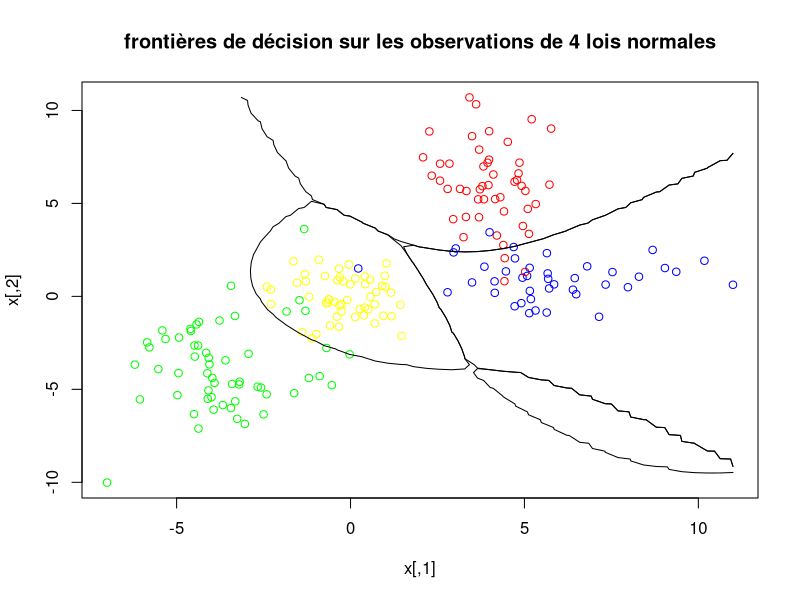
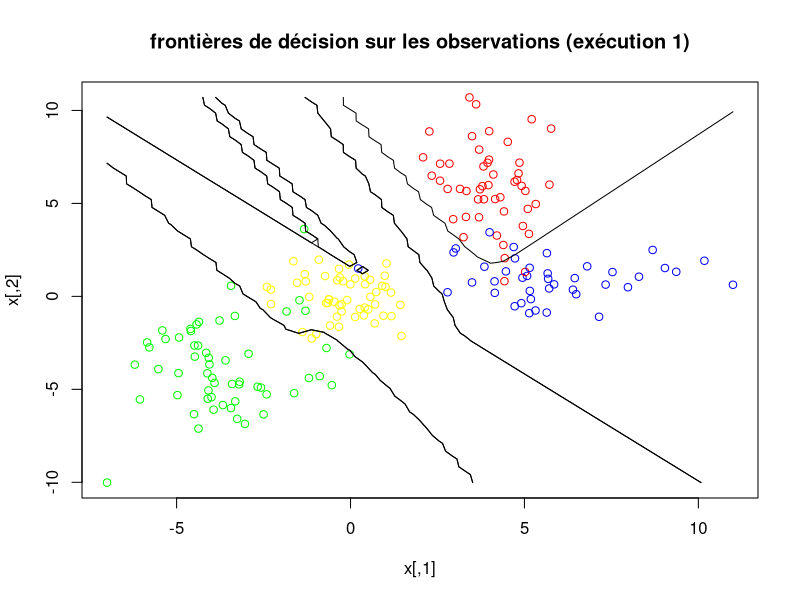
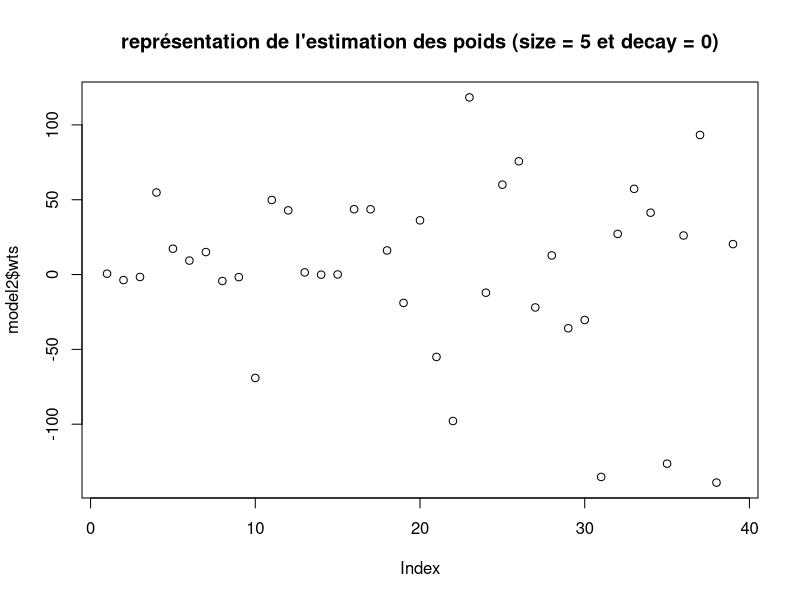
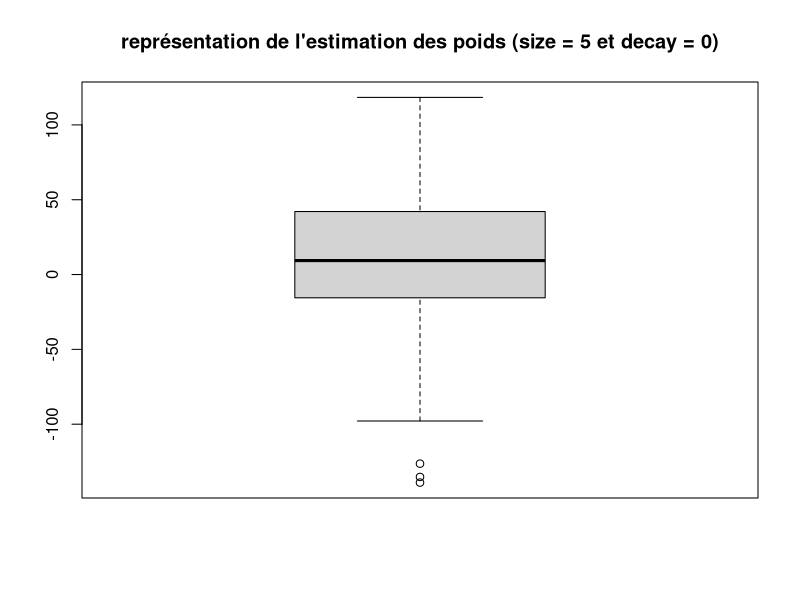
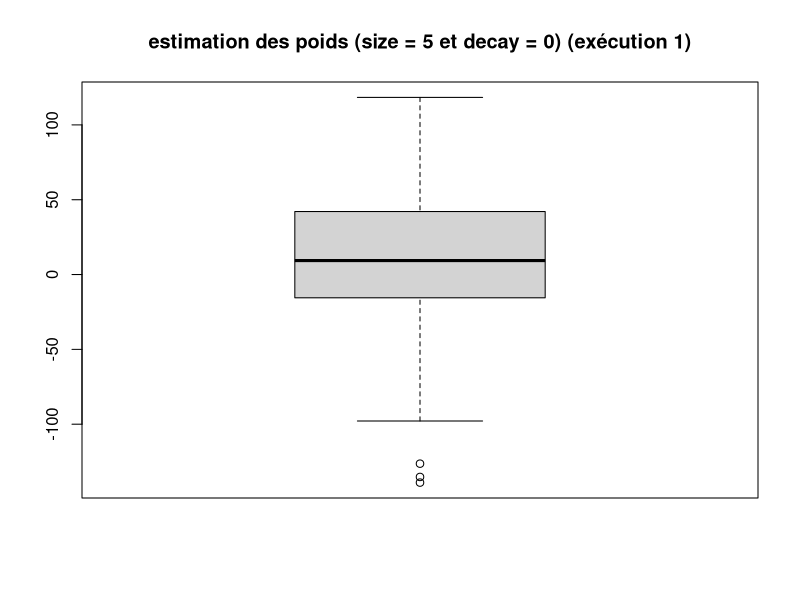
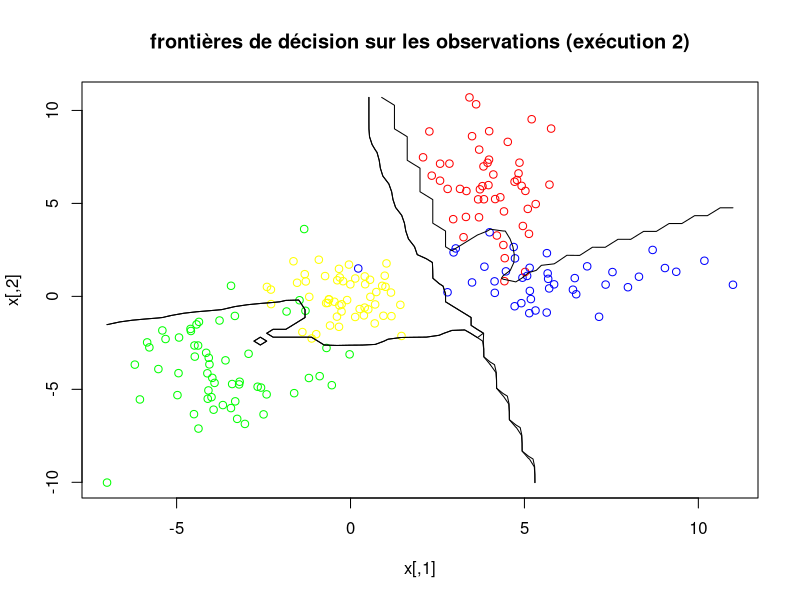
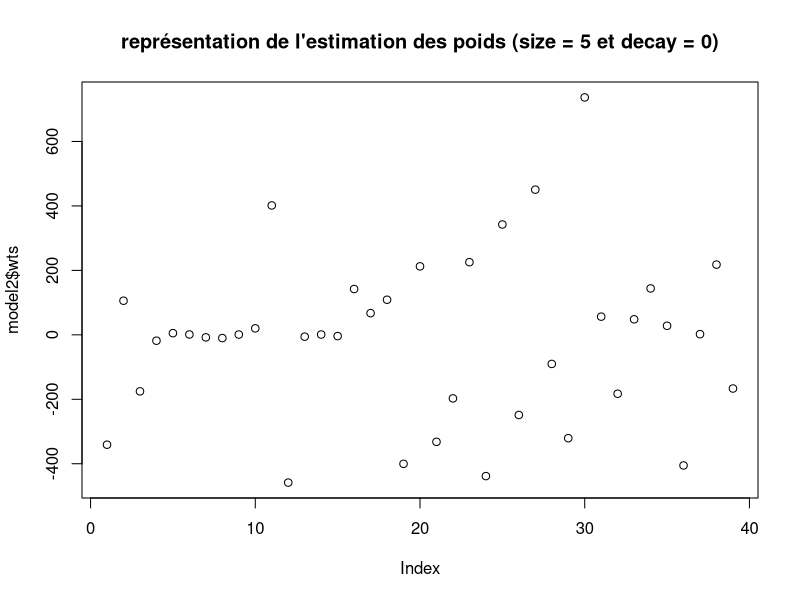
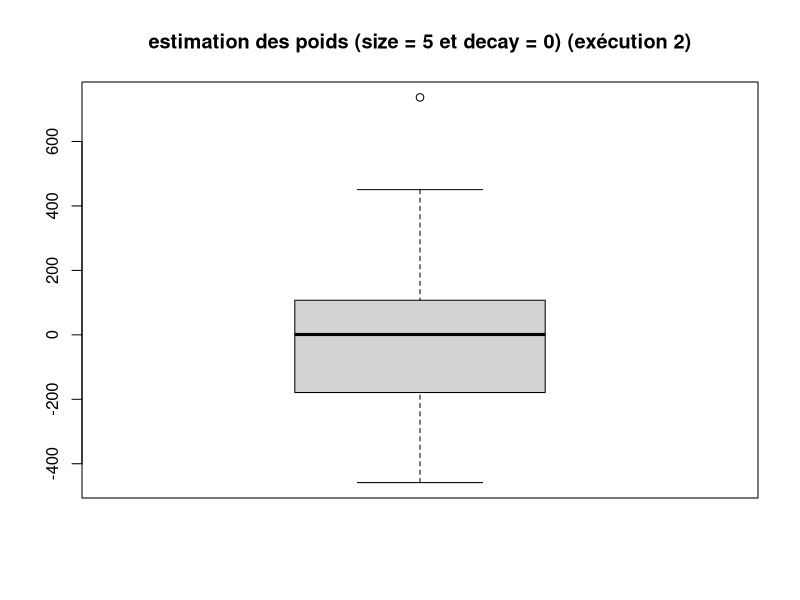

R code for these plots, in order: (Note: this script raises an error after producing the figures.)
# UV : SY19 - TP03
# Exercice 2
# Auteurs : Alice Ngwembou - Antoine Hars
# Fichier : exercice2.R

library(MASS)
library(nnet)

set.seed(1)

# QUESTION 1

# 1.
p1 <- 0.25
p2 <-0.25
p3 <- 0.25
p4 <- 0.25
n <- 200

s1 <- c(1, 2)
s2 <- c(2, 1)
s3 <- c(1.5, 2)
s4 <- c(1, 1)

s <- rbind(s1, s2, s3, s4)

m1 <- c(4, 6)
m2 <- c(6, 1)
m3 <- c(-4, -4)
m4 <- c(0, 0)

m <- rbind(m1, m2, m3, m4)

c <- sample(c(1, 2, 3, 4), size = n, prob = c(p1, p2, p3, p4), replace = TRUE)
x <- cbind(rnorm(n, m[c,1], s[c,1]), rnorm(n, m[c,2], s[c,2]))

couleur <- rep("red", n)
couleur[c==2] <- "blue"
couleur[c==3] <- "green"
couleur[c==4] <- "yellow"

png("plots/frontiere_bayes_q1_1.png")
plot(x, col = couleur, main = "frontières de décision sur les observations de 4 lois normales")

# Frontiere de Bayes
len <- 50

xp <- seq(min(x[,1]), max(x[,1]), length = len)
yp <- seq(min(x[,2]), max(x[,2]), length = len)

grille <- expand.grid(z1 = xp, z2 = yp)

Z <- p1 * dnorm(grille[,1], m[1,1], s[1,1]) * dnorm(grille[,2], m[1,2], s[1,2])
Z <- cbind(Z, p2 * dnorm(grille[,1], m[2,1], s[2,1]) * dnorm(grille[,2], m[2,2], s[2,2]))
Z <- cbind(Z, p3 * dnorm(grille[,1], m[3,1], s[3,1]) * dnorm(grille[,2], m[3,2], s[3,2]))
Z <- cbind(Z, p4 * dnorm(grille[,1], m[4,1], s[4,1]) * dnorm(grille[,2], m[4,2], s[4,2]))

zp <- Z[,4] - pmax(Z[,3], Z[,2], Z[,1])
contour(xp, yp, matrix(zp, len), add = TRUE, levels = 0, drawlabels = FALSE)

zp <- Z[,1] - pmax(Z[,2], Z[,3], Z[,4])
contour(xp, yp, matrix(zp, len), add = TRUE, levels = 0, drawlabels = FALSE)

zp <- Z[,2] - pmax(Z[,1], Z[,3], Z[,4])
contour(xp, yp, matrix(zp, len), add = TRUE, levels = 0, drawlabels = FALSE)
dev.off()

# 2.
# Donner la règle de Bayes

# 3.
# Développer la règle de Bayes pour arriver à la solution

##############################################################################

# QUESTION 2
T <- class.ind(couleur)
model1 <- nnet(x, T, size = 1, decay = 0, softmax = TRUE, maxit = 500)

# Valeur des poids
model1$wts

# Proba à postériori d'appartenance aux classes
Z1 <- predict(model1, grille)

#boxplot(model1$wts)


# 1.
model2 <- nnet(x, T, size = 5, decay = 0, softmax = TRUE, maxit = 500)
model2$wts
Z2 <- predict(model2, grille)

png("plots/frontiere_bayes_q2_1.png")
plot(x, col = couleur, main = "frontières de décision sur les observations (exécution 1)")
zp <- Z2[,4] - pmax(Z2[,3], Z2[,2], Z2[,1])
contour(xp, yp, matrix(zp, len), add = TRUE, levels = 0, drawlabels = FALSE)
zp <- Z2[,1] - pmax(Z2[,2], Z2[,3], Z2[,4])
contour(xp, yp, matrix(zp, len), add = TRUE, levels = 0, drawlabels = FALSE)
zp <- Z2[,2] - pmax(Z2[,1], Z2[,3], Z2[,4])
contour(xp, yp, matrix(zp, len), add = TRUE, levels = 0, drawlabels = FALSE)
dev.off()

# 2.
# Dessin de chaque composante du poids.
png("plots/poids_q2_2_1.png")
plot(model2$wts, main = "représentation de l'estimation des poids (size = 5 et decay = 0)")
dev.off()

png("plots/poids_q2_2_2.png")
boxplot(model2$wts, main = "représentation de l'estimation des poids (size = 5 et decay = 0)")
dev.off()

png("plots/poids_q2_2_3.png")
boxplot(model2$wts, main = "estimation des poids (size = 5 et decay = 0) (exécution 1)")
dev.off()

# 3.
# à répéter plusieurs fois.
model2 <- nnet(x, T, size = 5, decay = 0, softmax = TRUE, maxit = 500)
model2 <- nnet(x, T, size = 5, decay = 0, softmax = TRUE, maxit = 500)
model2 <- nnet(x, T, size = 5, decay = 0, softmax = TRUE, maxit = 500)
model2 <- nnet(x, T, size = 5, decay = 0, softmax = TRUE, maxit = 500)
model2$wts
Z2 <- predict(model2, grille)

png("plots/frontiere_bayes_q2_2.png")
plot(x, col = couleur, main = "frontières de décision sur les observations (exécution 2)")
zp <- Z2[,4] - pmax(Z2[,3], Z2[,2], Z2[,1])
contour(xp, yp, matrix(zp, len), add = TRUE, levels = 0, drawlabels = FALSE)
zp <- Z2[,1] - pmax(Z2[,2], Z2[,3], Z2[,4])
contour(xp, yp, matrix(zp, len), add = TRUE, levels = 0, drawlabels = FALSE)
zp <- Z2[,2] - pmax(Z2[,1], Z2[,3], Z2[,4])
contour(xp, yp, matrix(zp, len), add = TRUE, levels = 0, drawlabels = FALSE)
dev.off()

png("plots/poids_q2_3_1.png")
plot(model2$wts, main = "représentation de l'estimation des poids (size = 5 et decay = 0)")
dev.off()

png("plots/poids_q2_3_2.png")
boxplot(model2$wts, main = "estimation des poids (size = 5 et decay = 0) (exécution 2)")
dev.off()

# Nous n'obtenons pas les mêmes résultats à chaque fois pour l'estimation
# des poids et des frontières de décision.

# 4.
# Le générateur de nombre aléatoire de R n'est pas réinitialisé
# donc nous n'obtenons pas les mêmes frontières.

##############################################################################

# QUESTION 3.

# 1.
set.seed(1)
T <- class.ind(couleur)
model1 <- nnet(x, T, size = 1, decay = 0, softmax = TRUE, maxit = 500)
set.seed(1)
model2 <- nnet(x, T, size = 2, decay = 0, softmax = TRUE, maxit = 500)
set.seed(1)
model3 <- nnet(x, T, size = 3, decay = 0, softmax = TRUE, maxit = 500)
set.seed(1)
model4 <- nnet(x, T, size = 4, decay = 0, softmax = TRUE, maxit = 500)
set.seed(1)
model5 <- nnet(x, T, size = 5, decay = 0, softmax = TRUE, maxit = 500)
set.seed(1)
model6 <- nnet(x, T, size = 6, decay = 0, softmax = TRUE, maxit = 500)
set.seed(1)
model7 <- nnet(x, T, size = 7, decay = 0, softmax = TRUE, maxit = 500)
set.seed(1)
model8 <- nnet(x, T, size = 8, decay = 0, softmax = TRUE, maxit = 500)
set.seed(1)
model9 <- nnet(x, T, size = 9, decay = 0, softmax = TRUE, maxit = 500)
set.seed(1)
model10 <- nnet(x, T, size = 10, decay = 0, softmax = TRUE, maxit = 500)

png("plots/poids_q3_1.png")
boxplot(model1$wts, model2$wts, model3$wts, model4$wts, model5$wts, model6$wts, model7$wts, model8$wts, model9$wts, model10$wts, main = "Evolution du poids en fonction de size")
dev.off()

#plot(model1$wts, ylim = c(-5, 5), col = "blue")
#plot(model2$wts, ylim = c(-5, 5), col = "red")
#plot(model3$wts, ylim = c(-5, 5), col = "cyan")
#plot(model4$wts, ylim = c(-5, 5), col = "black")
#plot(model5$wts, ylim = c(-5, 5), col = "green")
#plot(model6$wts, ylim = c(-5, 5), col = "orange")
#plot(model7$wts, ylim = c(-5, 5), col = "yellow")
#plot(model8$wts, ylim = c(-5, 5), col = "pink")
#plot(model9$wts, ylim = c(-5, 5), col = "maroon")
#plot(model10$wts, ylim = c(-5, 5), col = "violet")

# Commenter le nombre de poids à estimer..

# 2.
Z1 <- predict(model1, grille)
Z2 <- predict(model2, grille)
Z3 <- predict(model3, grille)
Z4 <- predict(model4, grille)
Z5 <- predict(model5, grille)
Z6 <- predict(model6, grille)
Z7 <- predict(model7, grille)
Z8 <- predict(model8, grille)
Z9 <- predict(model9, grille)
Z10 <- predict(model10, grille)

png("plots/frontiere_bayes_q3_2_1.png")
plot(x, col = couleur, main = "frontières de décision sur les observations (size = 1) (1)")
zp <- Z1[,4] - pmax(Z1[,3], Z1[,2], Z1[,1])
contour(xp, yp, matrix(zp, len), add = TRUE, levels = 0, drawlabels = FALSE)
zp <- Z1[,1] - pmax(Z1[,2], Z1[,3], Z1[,4])
contour(xp, yp, matrix(zp, len), add = TRUE, levels = 0, drawlabels = FALSE)
zp <- Z1[,2] - pmax(Z1[,1], Z1[,3], Z1[,4])
contour(xp, yp, matrix(zp, len), add = TRUE, levels = 0, drawlabels = FALSE)
dev.off()

png("plots/frontiere_bayes_q3_2_2.png")
plot(x, col = couleur, main = "frontières de décision sur les observations (size = 2) (1)")
zp <- Z2[,4] - pmax(Z2[,3], Z2[,2], Z2[,1])
contour(xp, yp, matrix(zp, len), add = TRUE, levels = 0, drawlabels = FALSE)
zp <- Z2[,1] - pmax(Z2[,2], Z2[,3], Z2[,4])
contour(xp, yp, matrix(zp, len), add = TRUE, levels = 0, drawlabels = FALSE)
zp <- Z2[,2] - pmax(Z2[,1], Z2[,3], Z2[,4])
contour(xp, yp, matrix(zp, len), add = TRUE, levels = 0, drawlabels = FALSE)
dev.off()

png("plots/frontiere_bayes_q3_2_3.png")
plot(x, col = couleur, main = "frontières de décision sur les observations (size = 3) (1)")
zp <- Z3[,4] - pmax(Z3[,3], Z3[,2], Z3[,1])
contour(xp, yp, matrix(zp, len), add = TRUE, levels = 0, drawlabels = FALSE)
zp <- Z3[,1] - pmax(Z3[,2], Z3[,3], Z3[,4])
contour(xp, yp, matrix(zp, len), add = TRUE, levels = 0, drawlabels = FALSE)
zp <- Z3[,2] - pmax(Z3[,1], Z3[,3], Z3[,4])
contour(xp, yp, matrix(zp, len), add = TRUE, levels = 0, drawlabels = FALSE)
dev.off()

png("plots/frontiere_bayes_q3_2_4.png")
plot(x, col = couleur, main = "frontières de décision sur les observations (size = 4) (1)")
zp <- Z4[,4] - pmax(Z4[,3], Z4[,2], Z4[,1])
contour(xp, yp, matrix(zp, len), add = TRUE, levels = 0, drawlabels = FALSE)
zp <- Z4[,1] - pmax(Z4[,2], Z4[,3], Z4[,4])
contour(xp, yp, matrix(zp, len), add = TRUE, levels = 0, drawlabels = FALSE)
zp <- Z4[,2] - pmax(Z4[,1], Z4[,3], Z4[,4])
contour(xp, yp, matrix(zp, len), add = TRUE, levels = 0, drawlabels = FALSE)
dev.off()

png("plots/frontiere_bayes_q3_2_5.png")
plot(x, col = couleur, main = "frontières de décision sur les observations (size = 5) (1)")
zp <- Z5[,4] - pmax(Z5[,3], Z5[,2], Z5[,1])
contour(xp, yp, matrix(zp, len), add = TRUE, levels = 0, drawlabels = FALSE)
zp <- Z5[,1] - pmax(Z5[,2], Z5[,3], Z5[,4])
contour(xp, yp, matrix(zp, len), add = TRUE, levels = 0, drawlabels = FALSE)
zp <- Z5[,2] - pmax(Z5[,1], Z5[,3], Z5[,4])
contour(xp, yp, matrix(zp, len), add = TRUE, levels = 0, drawlabels = FALSE)
dev.off()

png("plots/frontiere_bayes_q3_2_6.png")
plot(x, col = couleur, main = "frontières de décision sur les observations (size = 6) (1)")
zp <- Z6[,4] - pmax(Z6[,3], Z6[,2], Z6[,1])
contour(xp, yp, matrix(zp, len), add = TRUE, levels = 0, drawlabels = FALSE)
zp <- Z6[,1] - pmax(Z6[,2], Z6[,3], Z6[,4])
contour(xp, yp, matrix(zp, len), add = TRUE, levels = 0, drawlabels = FALSE)
zp <- Z6[,2] - pmax(Z6[,1], Z6[,3], Z6[,4])
contour(xp, yp, matrix(zp, len), add = TRUE, levels = 0, drawlabels = FALSE)
dev.off()

png("plots/frontiere_bayes_q3_2_7.png")
plot(x, col = couleur, main = "frontières de décision sur les observations (size = 7) (1)")
zp <- Z7[,4] - pmax(Z7[,3], Z7[,2], Z7[,1])
contour(xp, yp, matrix(zp, len), add = TRUE, levels = 0, drawlabels = FALSE)
zp <- Z7[,1] - pmax(Z7[,2], Z7[,3], Z7[,4])
contour(xp, yp, matrix(zp, len), add = TRUE, levels = 0, drawlabels = FALSE)
zp <- Z7[,2] - pmax(Z7[,1], Z7[,3], Z7[,4])
contour(xp, yp, matrix(zp, len), add = TRUE, levels = 0, drawlabels = FALSE)
dev.off()

png("plots/frontiere_bayes_q3_2_8.png")
plot(x, col = couleur, main = "frontières de décision sur les observations (size = 8) (1)")
zp <- Z8[,4] - pmax(Z8[,3], Z8[,2], Z8[,1])
contour(xp, yp, matrix(zp, len), add = TRUE, levels = 0, drawlabels = FALSE)
zp <- Z8[,1] - pmax(Z8[,2], Z8[,3], Z8[,4])
contour(xp, yp, matrix(zp, len), add = TRUE, levels = 0, drawlabels = FALSE)
zp <- Z8[,2] - pmax(Z8[,1], Z8[,3], Z8[,4])
contour(xp, yp, matrix(zp, len), add = TRUE, levels = 0, drawlabels = FALSE)
dev.off()

png("plots/frontiere_bayes_q3_2_9.png")
plot(x, col = couleur, main = "frontières de décision sur les observations (size = 9) (1)")
zp <- Z9[,4] - pmax(Z9[,3], Z9[,2], Z9[,1])
contour(xp, yp, matrix(zp, len), add = TRUE, levels = 0, drawlabels = FALSE)
zp <- Z9[,1] - pmax(Z9[,2], Z9[,3], Z9[,4])
contour(xp, yp, matrix(zp, len), add = TRUE, levels = 0, drawlabels = FALSE)
zp <- Z9[,2] - pmax(Z9[,1], Z9[,3], Z9[,4])
contour(xp, yp, matrix(zp, len), add = TRUE, levels = 0, drawlabels = FALSE)
dev.off()

png("plots/frontiere_bayes_q3_2_10.png")
plot(x, col = couleur, main = "frontières de décision sur les observations (size = 10) (1)")
zp <- Z10[,4] - pmax(Z10[,3], Z10[,2], Z10[,1])
contour(xp, yp, matrix(zp, len), add = TRUE, levels = 0, drawlabels = FALSE)
zp <- Z10[,1] - pmax(Z10[,2], Z10[,3], Z10[,4])
contour(xp, yp, matrix(zp, len), add = TRUE, levels = 0, drawlabels = FALSE)
zp <- Z10[,2] - pmax(Z10[,1], Z10[,3], Z10[,4])
contour(xp, yp, matrix(zp, len), add = TRUE, levels = 0, drawlabels = FALSE)
dev.off()

# Calcul de la probabilité d'erreur
pred1 <- predict(model1, x)
pred2 <- predict(model2, x)
pred3 <- predict(model3, x)
pred4 <- predict(model4, x)
pred5 <- predict(model5, x)
pred6 <- predict(model6, x)
pred7 <- predict(model7, x)
pred8 <- predict(model8, x)
pred9 <- predict(model9, x)
pred10 <- predict(model10, x)

classes_predict <- function(pred) {

	n = dim(pred)[1]
	m = dim(pred)[2]
	for (i in 1:n) {
		mm = max(pred[i,])
		for (j in 1:m) {
			if (pred[i,j] == mm) {
				pred[i,j] = 1
			} else {
				pred[i,j] = 0
			}
		}
	}
	return(pred)
}

cp1 = classes_predict(pred1)
cp2 = classes_predict(pred2)
cp3 = classes_predict(pred3)
cp4 = classes_predict(pred4)
cp5 = classes_predict(pred5)
cp6 = classes_predict(pred6)
cp7 = classes_predict(pred7)
cp8 = classes_predict(pred8)
cp9 = classes_predict(pred9)
cp10 = classes_predict(pred10)

proba_erreur_emp <- function(T, CP) {

	proba = 0
	n = dim(T)[1]
	m = dim(T)[2]
	for (i in 1:n) {
		CP[i,] = T[i,] - CP[i,]
		comp = 0
		for (j in 1:m) {
			if (CP[i,j] == 0) {
				comp = comp + 1
			}
		}
		if (comp != m) {
			proba = proba + 1
		}
	}
	return(proba / n)
}

proba1 = proba_erreur_emp(T, cp1)
proba2 = proba_erreur_emp(T, cp2)
proba3 = proba_erreur_emp(T, cp3)
proba4 = proba_erreur_emp(T, cp4)
proba5 = proba_erreur_emp(T, cp5)
proba6 = proba_erreur_emp(T, cp6)
proba7 = proba_erreur_emp(T, cp7)
proba8 = proba_erreur_emp(T, cp8)
proba9 = proba_erreur_emp(T, cp9)
proba10 = proba_erreur_emp(T, cp10)

probas = c(proba1, proba2, proba3, proba4, proba5, proba6, proba7, proba8, proba9, proba10)
png("plots/probas_erreur_q3_1.png")
plot(probas, main = "Evolution des probabilité d'erreur en fonction de size", col = "red")
dev.off()

# 3.
set.seed(1)
T <- class.ind(couleur)
model1 <- nnet(x, T, size = 1, decay = 0, softmax = TRUE, maxit = 500)
set.seed(1)
model2 <- nnet(x, T, size = 2, decay = 0, softmax = TRUE, maxit = 500)
set.seed(1)
model3 <- nnet(x, T, size = 3, decay = 0, softmax = TRUE, maxit = 500)
set.seed(1)
model4 <- nnet(x, T, size = 4, decay = 0, softmax = TRUE, maxit = 500)
set.seed(1)
model5 <- nnet(x, T, size = 5, decay = 0, softmax = TRUE, maxit = 500)
set.seed(1)
model6 <- nnet(x, T, size = 6, decay = 0, softmax = TRUE, maxit = 500)
set.seed(1)
model7 <- nnet(x, T, size = 7, decay = 0, softmax = TRUE, maxit = 500)
set.seed(1)
model8 <- nnet(x, T, size = 8, decay = 0, softmax = TRUE, maxit = 500)
set.seed(1)
model9 <- nnet(x, T, size = 9, decay = 0, softmax = TRUE, maxit = 500)
set.seed(1)
model10 <- nnet(x, T, size = 10, decay = 0, softmax = TRUE, maxit = 500)

png("plots/poids_q3_3.png")
boxplot(model1$wts, model2$wts, model3$wts, model4$wts, model5$wts, model6$wts, model7$wts, model8$wts, model9$wts, model10$wts, main = "Evolution du poids en fonction de size")
dev.off()

Z1 <- predict(model1, grille)
Z2 <- predict(model2, grille)
Z3 <- predict(model3, grille)
Z4 <- predict(model4, grille)
Z5 <- predict(model5, grille)
Z6 <- predict(model6, grille)
Z7 <- predict(model7, grille)
Z8 <- predict(model8, grille)
Z9 <- predict(model9, grille)
Z10 <- predict(model10, grille)

png("plots/frontiere_bayes_q3_3_1.png")
plot(x, col = couleur, main = "frontières de décision sur les observations (size = 1) (2)")
zp <- Z1[,4] - pmax(Z1[,3], Z1[,2], Z1[,1])
contour(xp, yp, matrix(zp, len), add = TRUE, levels = 0, drawlabels = FALSE)
zp <- Z1[,1] - pmax(Z1[,2], Z1[,3], Z1[,4])
contour(xp, yp, matrix(zp, len), add = TRUE, levels = 0, drawlabels = FALSE)
zp <- Z1[,2] - pmax(Z1[,1], Z1[,3], Z1[,4])
contour(xp, yp, matrix(zp, len), add = TRUE, levels = 0, drawlabels = FALSE)
dev.off()

png("plots/frontiere_bayes_q3_3_2.png")
plot(x, col = couleur, main = "frontières de décision sur les observations (size = 2) (2)")
zp <- Z2[,4] - pmax(Z2[,3], Z2[,2], Z2[,1])
contour(xp, yp, matrix(zp, len), add = TRUE, levels = 0, drawlabels = FALSE)
zp <- Z2[,1] - pmax(Z2[,2], Z2[,3], Z2[,4])
contour(xp, yp, matrix(zp, len), add = TRUE, levels = 0, drawlabels = FALSE)
zp <- Z2[,2] - pmax(Z2[,1], Z2[,3], Z2[,4])
contour(xp, yp, matrix(zp, len), add = TRUE, levels = 0, drawlabels = FALSE)
dev.off()

png("plots/frontiere_bayes_q3_3_3.png")
plot(x, col = couleur, main = "frontières de décision sur les observations (size = 3) (2)")
zp <- Z3[,4] - pmax(Z3[,3], Z3[,2], Z3[,1])
contour(xp, yp, matrix(zp, len), add = TRUE, levels = 0, drawlabels = FALSE)
zp <- Z3[,1] - pmax(Z3[,2], Z3[,3], Z3[,4])
contour(xp, yp, matrix(zp, len), add = TRUE, levels = 0, drawlabels = FALSE)
zp <- Z3[,2] - pmax(Z3[,1], Z3[,3], Z3[,4])
contour(xp, yp, matrix(zp, len), add = TRUE, levels = 0, drawlabels = FALSE)
dev.off()

png("plots/frontiere_bayes_q3_3_4.png")
plot(x, col = couleur, main = "frontières de décision sur les observations (size = 4) (2)")
zp <- Z4[,4] - pmax(Z4[,3], Z4[,2], Z4[,1])
contour(xp, yp, matrix(zp, len), add = TRUE, levels = 0, drawlabels = FALSE)
zp <- Z4[,1] - pmax(Z4[,2], Z4[,3], Z4[,4])
contour(xp, yp, matrix(zp, len), add = TRUE, levels = 0, drawlabels = FALSE)
zp <- Z4[,2] - pmax(Z4[,1], Z4[,3], Z4[,4])
contour(xp, yp, matrix(zp, len), add = TRUE, levels = 0, drawlabels = FALSE)
dev.off()

png("plots/frontiere_bayes_q3_3_5.png")
plot(x, col = couleur, main = "frontières de décision sur les observations (size = 5) (2)")
zp <- Z5[,4] - pmax(Z5[,3], Z5[,2], Z5[,1])
contour(xp, yp, matrix(zp, len), add = TRUE, levels = 0, drawlabels = FALSE)
zp <- Z5[,1] - pmax(Z5[,2], Z5[,3], Z5[,4])
contour(xp, yp, matrix(zp, len), add = TRUE, levels = 0, drawlabels = FALSE)
zp <- Z5[,2] - pmax(Z5[,1], Z5[,3], Z5[,4])
contour(xp, yp, matrix(zp, len), add = TRUE, levels = 0, drawlabels = FALSE)
dev.off()

png("plots/frontiere_bayes_q3_3_6.png")
plot(x, col = couleur, main = "frontières de décision sur les observations (size = 6) (2)")
zp <- Z6[,4] - pmax(Z6[,3], Z6[,2], Z6[,1])
contour(xp, yp, matrix(zp, len), add = TRUE, levels = 0, drawlabels = FALSE)
zp <- Z6[,1] - pmax(Z6[,2], Z6[,3], Z6[,4])
contour(xp, yp, matrix(zp, len), add = TRUE, levels = 0, drawlabels = FALSE)
zp <- Z6[,2] - pmax(Z6[,1], Z6[,3], Z6[,4])
contour(xp, yp, matrix(zp, len), add = TRUE, levels = 0, drawlabels = FALSE)
dev.off()

png("plots/frontiere_bayes_q3_3_7.png")
plot(x, col = couleur, main = "frontières de décision sur les observations (size = 7) (2)")
zp <- Z7[,4] - pmax(Z7[,3], Z7[,2], Z7[,1])
contour(xp, yp, matrix(zp, len), add = TRUE, levels = 0, drawlabels = FALSE)
zp <- Z7[,1] - pmax(Z7[,2], Z7[,3], Z7[,4])
contour(xp, yp, matrix(zp, len), add = TRUE, levels = 0, drawlabels = FALSE)
zp <- Z7[,2] - pmax(Z7[,1], Z7[,3], Z7[,4])
contour(xp, yp, matrix(zp, len), add = TRUE, levels = 0, drawlabels = FALSE)
dev.off()

png("plots/frontiere_bayes_q3_3_8.png")
plot(x, col = couleur, main = "frontières de décision sur les observations (size = 8) (2)")
zp <- Z8[,4] - pmax(Z8[,3], Z8[,2], Z8[,1])
contour(xp, yp, matrix(zp, len), add = TRUE, levels = 0, drawlabels = FALSE)
zp <- Z8[,1] - pmax(Z8[,2], Z8[,3], Z8[,4])
contour(xp, yp, matrix(zp, len), add = TRUE, levels = 0, drawlabels = FALSE)
zp <- Z8[,2] - pmax(Z8[,1], Z8[,3], Z8[,4])
contour(xp, yp, matrix(zp, len), add = TRUE, levels = 0, drawlabels = FALSE)
dev.off()

png("plots/frontiere_bayes_q3_3_9.png")
plot(x, col = couleur, main = "frontières de décision sur les observations (size = 9) (2)")
zp <- Z9[,4] - pmax(Z9[,3], Z9[,2], Z9[,1])
contour(xp, yp, matrix(zp, len), add = TRUE, levels = 0, drawlabels = FALSE)
zp <- Z9[,1] - pmax(Z9[,2], Z9[,3], Z9[,4])
contour(xp, yp, matrix(zp, len), add = TRUE, levels = 0, drawlabels = FALSE)
zp <- Z9[,2] - pmax(Z9[,1], Z9[,3], Z9[,4])
contour(xp, yp, matrix(zp, len), add = TRUE, levels = 0, drawlabels = FALSE)
dev.off()

png("plots/frontiere_bayes_q3_3_10.png")
plot(x, col = couleur, main = "frontières de décision sur les observations (size = 10) (2)")
zp <- Z10[,4] - pmax(Z10[,3], Z10[,2], Z10[,1])
contour(xp, yp, matrix(zp, len), add = TRUE, levels = 0, drawlabels = FALSE)
zp <- Z10[,1] - pmax(Z10[,2], Z10[,3], Z10[,4])
contour(xp, yp, matrix(zp, len), add = TRUE, levels = 0, drawlabels = FALSE)
zp <- Z10[,2] - pmax(Z10[,1], Z10[,3], Z10[,4])
contour(xp, yp, matrix(zp, len), add = TRUE, levels = 0, drawlabels = FALSE)
dev.off()

# 4.
# Commentaires sur la variabilité des modèles en fonction de size.
# Graphe Pe en fonction de Size

# Calcul de la probabilité d'erreur
pred1 <- predict(model1, x)
pred2 <- predict(model2, x)
pred3 <- predict(model3, x)
pred4 <- predict(model4, x)
pred5 <- predict(model5, x)
pred6 <- predict(model6, x)
pred7 <- predict(model7, x)
pred8 <- predict(model8, x)
pred9 <- predict(model9, x)
pred10 <- predict(model10, x)

cp1 = classes_predict(pred1)
cp2 = classes_predict(pred2)
cp3 = classes_predict(pred3)
cp4 = classes_predict(pred4)
cp5 = classes_predict(pred5)
cp6 = classes_predict(pred6)
cp7 = classes_predict(pred7)
cp8 = classes_predict(pred8)
cp9 = classes_predict(pred9)
cp10 = classes_predict(pred10)

proba1 = proba_erreur_emp(T, cp1)
proba2 = proba_erreur_emp(T, cp2)
proba3 = proba_erreur_emp(T, cp3)
proba4 = proba_erreur_emp(T, cp4)
proba5 = proba_erreur_emp(T, cp5)
proba6 = proba_erreur_emp(T, cp6)
proba7 = proba_erreur_emp(T, cp7)
proba8 = proba_erreur_emp(T, cp8)
proba9 = proba_erreur_emp(T, cp9)
proba10 = proba_erreur_emp(T, cp10)

probas = c(proba1, proba2, proba3, proba4, proba5, proba6, proba7, proba8, proba9, proba10)
png("plots/probas_erreur_q3_3.png")
plot(probas, main = "Evolution des probabilité d'erreur en fonction de size", col = "red")
dev.off()

##############################################################################

# QUESTION 4.
set.seed(1)
T <- class.ind(couleur)
model1 <- nnet(x, T, size = 5, decay = 0.001, softmax = TRUE, maxit = 500)
set.seed(1)
T <- class.ind(couleur)
model2 <- nnet(x, T, size = 5, decay = 0.01, softmax = TRUE, maxit = 500)
set.seed(1)
T <- class.ind(couleur)
model3 <- nnet(x, T, size = 5, decay = 0.1, softmax = TRUE, maxit = 500)
set.seed(1)
T <- class.ind(couleur)
model4 <- nnet(x, T, size = 5, decay = 1, softmax = TRUE, maxit = 500)
set.seed(1)
T <- class.ind(couleur)
model5 <- nnet(x, T, size = 5, decay = 10, softmax = TRUE, maxit = 500)
set.seed(1)
T <- class.ind(couleur)
model6 <- nnet(x, T, size = 5, decay = 100, softmax = TRUE, maxit = 500)

Z1 <- predict(model1, grille)
Z2 <- predict(model2, grille)
Z3 <- predict(model3, grille)
Z4 <- predict(model4, grille)
Z5 <- predict(model5, grille)
Z6 <- predict(model6, grille)

png("plots/frontiere_bayes_q4_1.png")
plot(x, col = couleur, main = "frontières de décision sur les observations (decay = 0.001)")
zp <- Z1[,4] - pmax(Z1[,3], Z1[,2], Z1[,1])
contour(xp, yp, matrix(zp, len), add = TRUE, levels = 0, drawlabels = FALSE)
zp <- Z1[,1] - pmax(Z1[,2], Z1[,3], Z1[,4])
contour(xp, yp, matrix(zp, len), add = TRUE, levels = 0, drawlabels = FALSE)
zp <- Z1[,2] - pmax(Z1[,1], Z1[,3], Z1[,4])
contour(xp, yp, matrix(zp, len), add = TRUE, levels = 0, drawlabels = FALSE)
dev.off()

png("plots/frontiere_bayes_q4_2.png")
plot(x, col = couleur, main = "frontières de décision sur les observations (decay = 0.01)")
zp <- Z2[,4] - pmax(Z2[,3], Z2[,2], Z2[,1])
contour(xp, yp, matrix(zp, len), add = TRUE, levels = 0, drawlabels = FALSE)
zp <- Z2[,1] - pmax(Z2[,2], Z2[,3], Z2[,4])
contour(xp, yp, matrix(zp, len), add = TRUE, levels = 0, drawlabels = FALSE)
zp <- Z2[,2] - pmax(Z2[,1], Z2[,3], Z2[,4])
contour(xp, yp, matrix(zp, len), add = TRUE, levels = 0, drawlabels = FALSE)
dev.off()

png("plots/frontiere_bayes_q4_3.png")
plot(x, col = couleur, main = "frontières de décision sur les observations (decay = 0.1)")
zp <- Z3[,4] - pmax(Z3[,3], Z3[,2], Z3[,1])
contour(xp, yp, matrix(zp, len), add = TRUE, levels = 0, drawlabels = FALSE)
zp <- Z3[,1] - pmax(Z3[,2], Z3[,3], Z3[,4])
contour(xp, yp, matrix(zp, len), add = TRUE, levels = 0, drawlabels = FALSE)
zp <- Z3[,2] - pmax(Z3[,1], Z3[,3], Z3[,4])
contour(xp, yp, matrix(zp, len), add = TRUE, levels = 0, drawlabels = FALSE)
dev.off()

png("plots/frontiere_bayes_q4_4.png")
plot(x, col = couleur, main = "frontières de décision sur les observations (decay = 1)")
zp <- Z4[,4] - pmax(Z4[,3], Z4[,2], Z4[,1])
contour(xp, yp, matrix(zp, len), add = TRUE, levels = 0, drawlabels = FALSE)
zp <- Z4[,1] - pmax(Z4[,2], Z4[,3], Z4[,4])
contour(xp, yp, matrix(zp, len), add = TRUE, levels = 0, drawlabels = FALSE)
zp <- Z4[,2] - pmax(Z4[,1], Z4[,3], Z4[,4])
contour(xp, yp, matrix(zp, len), add = TRUE, levels = 0, drawlabels = FALSE)
dev.off()

png("plots/frontiere_bayes_q4_5.png")
plot(x, col = couleur, main = "frontières de décision sur les observations (decay = 10)")
zp <- Z5[,4] - pmax(Z5[,3], Z5[,2], Z5[,1])
contour(xp, yp, matrix(zp, len), add = TRUE, levels = 0, drawlabels = FALSE)
zp <- Z5[,1] - pmax(Z5[,2], Z5[,3], Z5[,4])
contour(xp, yp, matrix(zp, len), add = TRUE, levels = 0, drawlabels = FALSE)
zp <- Z5[,2] - pmax(Z5[,1], Z5[,3], Z5[,4])
contour(xp, yp, matrix(zp, len), add = TRUE, levels = 0, drawlabels = FALSE)
dev.off()

png("plots/frontiere_bayes_q4_6.png")
plot(x, col = couleur, main = "frontières de décision sur les observations (decay = 100)")
zp <- Z6[,4] - pmax(Z6[,3], Z6[,2], Z6[,1])
contour(xp, yp, matrix(zp, len), add = TRUE, levels = 0, drawlabels = FALSE)
zp <- Z6[,1] - pmax(Z6[,2], Z6[,3], Z6[,4])
contour(xp, yp, matrix(zp, len), add = TRUE, levels = 0, drawlabels = FALSE)
zp <- Z6[,2] - pmax(Z6[,1], Z6[,3], Z6[,4])
contour(xp, yp, matrix(zp, len), add = TRUE, levels = 0, drawlabels = FALSE)
dev.off()

# decay : paramètre de pénalisation / régularisation, qui influence la précision du modèle.
# Plus il est petit, plus le modèle proposé est complexe, plus il est grand, moins il est complexe et généraliste.

# 2.
png("plots/poids_q4_2.png")
boxplot(model1$wts, model2$wts, model3$wts, model4$wts, model5$wts, model6$wts, main = "Evolution du poids en fonction de decay")
dev.off()
#plot(model1$wts, ylim = c(-5, 5))
#plot(model2$wts, ylim = c(-5, 5))
#plot(model3$wts, ylim = c(-5, 5))
#plot(model4$wts, ylim = c(-5, 5))
#plot(model5$wts, ylim = c(-5, 5))
#plot(model6$wts, ylim = c(-5, 5))

# 3.
# Calcul de la probabilité d'erreur
pred1 <- predict(model1, x)
pred2 <- predict(model2, x)
pred3 <- predict(model3, x)
pred4 <- predict(model4, x)
pred5 <- predict(model5, x)
pred6 <- predict(model6, x)

cp1 = classes_predict(pred1)
cp2 = classes_predict(pred2)
cp3 = classes_predict(pred3)
cp4 = classes_predict(pred4)
cp5 = classes_predict(pred5)
cp6 = classes_predict(pred6)

proba1 = proba_erreur_emp(T, cp1)
proba2 = proba_erreur_emp(T, cp2)
proba3 = proba_erreur_emp(T, cp3)
proba4 = proba_erreur_emp(T, cp4)
proba5 = proba_erreur_emp(T, cp5)
proba6 = proba_erreur_emp(T, cp6)

probas = c(proba1, proba2, proba3, proba4, proba5, proba6)

png("plots/probas_erreur_q4_3.png")
plot(probas, main = "Evolution des probabilité d'erreur en fonction de decay", col = "red")
dev.off()

# La valeur optimale est 4 d'après le schéma.

##############################################################################

# Séparation selon le sexe
n <- 200
x_sexe <- log(cbind(crabs$FL, crabs$RW))
T_sexe <- class.ind(crabs$sex)

couleur1 <- rep("pink", n)
couleur1[crabs$sex=="M"] <- "cyan"

png(file = "plots/tp3_exo3_crabs_sexe.png")
plot(x_sexe, col = couleur1, xlab = "log(FL)", ylab ="log(RW)", main = "Sexe des crabes en fonction des mesures FL et RW")
dev.off()

# Séparation selon la couleur
x_color <- log(cbind(crabs$FL, crabs$RW))
T_color <- class.ind(crabs$sp)

couleur2 <- rep("orange", n)
couleur2[crabs$sp == "O"] <- "blue"

png(file = "plots/tp3_exo3_crabs_couleur.png")
plot(x_color, col = couleur2, xlab = "log(FL)", ylab ="log(RW)", main = "Couleur des crabes en fonction des mesures FL et RW")
dev.off()

################################################################################

# QUESTION 5

# 1.
p = 5

# À CHECKER POUR LA CLASSE 5
simul <- function (x, t, n, p) {
    
      # Préparation de la matrice des données mélangées
        data = matrix(nrow = n, ncol = 3)
      # Préparation de la matrice des classes mélangées
        classe = matrix(nrow = n, ncol = 2)
      
        i = 1
        m = n / p
        # Iterateur des partitions de données        
        for (ki in 1:p) {
                # Iterateur du nombre d'éléments par partition de données
                for (j in 1:m) {
                    # On prend nb ligne de la matrice x modifiée,
                    # une ligne s'en va à chaque itération
                                d = dim(x)[1]
                    # Si x est un vecteur, d = null dans R 
                    #(oui il n'a pas de dimensions c'est comme ça épicétou)
                                if (is.null(d)) {
                        # On met arbitrairement la dimension en ligne d à 1
                                        d = 1
                        # On met arbitrairement le rand à 1 (bah oui il reste plus qu'une ligne)
                                        rand = 1
                        # La matrice des données mélangées prend les valeurs de x en colonne 1 et 2 
                                        data[i,c(1,2)] = x
                        # Pareil pour la matrice des classes mélangées
                                        classe[i, c(1,2)] = t
                                } else {
                        # On prend un nombre aléatoire entre 1 et le nombre de lignes de x
                                        rand = sample(1:d, 1)
                                        data[i,1] = x[rand,1]
                                        data[i,2] = x[rand,2]
                                        x = x[-rand,]
                                        
                                        classe[i,1] = t[rand,1]
                                        classe[i,2] = t[rand,2]
                                        t = t[-rand,]
                                }

                                data[i,3] = ki
                                i = i + 1
                        }
        }
        result = new.env()
        result$data <- data
        result$classe <- classe
        
        return (result)
}

t_sexe = simul(x_sexe, T_sexe, n, p)
couleur3 <- rep("pink", n)
couleur3[t_sexe$classe[,1] == "0"] <- "cyan"

t_color = simul(x_color, T_color, n, p)
couleur4 <- rep("orange", n)
couleur4[t_color$classe[,1] == "0"] <- "blue"

png(file = "plots/tp3_exo3_mixeddata_sexe.png")
plot(t_sexe$data, col = couleur3, xlab = "log(FL)", ylab ="log(RW)", main = "Sexe des crabes en fonction des mesures FL et RW")
dev.off()


png(file = "plots/tp3_exo3_mixeddata_couleur.png")
plot(t_color$data, col = couleur4, xlab = "log(FL)", ylab ="log(RW)", main = "Couleur des crabes en fonction des mesures FL et RW")
dev.off()


# Estimation sur la probabilité d'erreur sur le SEXE
set.seed(1)
model1 <- nnet(t_sexe$data[-1:-40,1:2], t_sexe$classe[-1:-40,], size = 6, decay = 0.001, softmax = TRUE, maxit = 500)
pred1 <- predict(model1, t_sexe$data[1:40,1:2])
cp1 = classes_predict(pred1)
proba1 = proba_erreur_emp(t_sexe$classe[1:40], cp1)

set.seed(1)
model2 <- nnet(t_sexe$data[-41:-80,1:2], t_sexe$classe[-41:-80,], size = 6, decay = 0.001, softmax = TRUE, maxit = 500)
pred2 <- predict(model2, t_sexe$data[41:80,1:2])
cp2 = classes_predict(pred2)
proba2 = proba_erreur_emp(t_sexe$classe[41:80], cp2)

set.seed(1)
model3 <- nnet(t_sexe$data[-81:-120,1:2], t_sexe$classe[-81:-120,], size = 6, decay = 0.001, softmax = TRUE, maxit = 500)
pred3 <- predict(model3, t_sexe$data[81:120,1:2])
cp3 = classes_predict(pred3)
proba3 = proba_erreur_emp(t_sexe$classe[81:120], cp3)

set.seed(1)
model4 <- nnet(t_sexe$data[-121:-160,1:2], t_sexe$classe[-121:-160,], size = 6, decay = 0.001, softmax = TRUE, maxit = 500)
pred4 <- predict(model4, t_sexe$data[121:160,1:2])
cp4 = classes_predict(pred4)
proba4 = proba_erreur_emp(t_sexe$classe[121:160], cp4)

set.seed(1)
model5 <- nnet(t_sexe$data[-161:-200,1:2], t_sexe$classe[-161:-200,], size = 6, decay = 0.001, softmax = TRUE, maxit = 500)
pred5 <- predict(model5, t_sexe$data[161:200,1:2])
cp5 = classes_predict(pred5)
proba5 = proba_erreur_emp(t_sexe$classe[161:200], cp5)

probas_sexe = c(proba1, proba2, proba3, proba4, proba5)
pe = mean(probas_sexe)

png(file = "plots/tp3_probas_erreur_sexe.png")
plot(probas_sexe, xlab = "Modèle", ylab ="Probabilité d'erreur", main = "Probabilités d'erreur de chaque modèle pour le sexe")
dev.off()


# 2.
xp <- seq(min(t_sexe$data[,1]), max(t_sexe$data[,1]), length = len)
yp <- seq(min(t_sexe$data[,2]), max(t_sexe$data[,2]), length = len)

grille <- expand.grid(z1 = xp, z2 = yp)

Z1 <- predict(model1, grille)
Z2 <- predict(model2, grille)
Z3 <- predict(model3, grille)
Z4 <- predict(model4, grille)
Z5 <- predict(model5, grille)


plot(t_sexe$data[41:200], col = couleur3[41:200])

zp <- Z1[,1] - max(Z1[,2])
contour(xp, yp, matrix(zp, len), add = TRUE, levels = 0, drawlabels = FALSE)
zp <- Z1[,2] - max(Z1[,2])
contour(xp, yp, matrix(zp, len), add = TRUE, levels = 0, drawlabels = FALSE)

plot(t_sexe$data[-41:-80], col = couleur3)
zp <- Z2[,1] - max(Z2[,2])
contour(xp, yp, matrix(zp, len), add = TRUE, levels = 0, drawlabels = FALSE)
zp <- Z2[,2] - max(Z2[,2])
contour(xp, yp, matrix(zp, len), add = TRUE, levels = 0, drawlabels = FALSE)

plot(t_sexe$data[-81:-120], col = couleur3)
zp <- Z3[,1] - max(Z2[,2])
contour(xp, yp, matrix(zp, len), add = TRUE, levels = 0, drawlabels = FALSE)
zp <- Z3[,2] - max(Z2[,2])
contour(xp, yp, matrix(zp, len), add = TRUE, levels = 0, drawlabels = FALSE)

plot(t_sexe$data[-121:-160], col = couleur3)
zp <- Z4[,1] - max(Z4[,2])
contour(xp, yp, matrix(zp, len), add = TRUE, levels = 0, drawlabels = FALSE)
zp <- Z4[,2] - max(Z4[,2])
contour(xp, yp, matrix(zp, len), add = TRUE, levels = 0, drawlabels = FALSE)

plot(t_sexe$data[-161:-200], col = couleur3)
zp <- Z5[,1] - max(Z5[,2])
contour(xp, yp, matrix(zp, len), add = TRUE, levels = 0, drawlabels = FALSE)
zp <- Z5[,2] - max(Z5[,2])
contour(xp, yp, matrix(zp, len), add = TRUE, levels = 0, drawlabels = FALSE)


##############################################################################

# QUESTION 6

# 1.
# Estimation sur la probabilité d'erreur sur la COULEUR
set.seed(1)
model1 <- nnet(t_color$data[-1:-40,1:2], t_color$classe[-1:-40,], size = 5, decay = 0.001, softmax = TRUE, maxit = 500)
pred1 <- predict(model1, t_color$data[1:40,1:2])
cp1 = classes_predict(pred1)
proba1 = proba_erreur_emp(t_color$classe[1:40], cp1)

set.seed(1)
model2 <- nnet(t_color$data[-41:-80,1:2], t_color$classe[-41:-80,], size = 5, decay = 0.001, softmax = TRUE, maxit = 500)
pred2 <- predict(model2, t_color$data[41:80,1:2])
cp2 = classes_predict(pred2)
proba2 = proba_erreur_emp(t_color$classe[41:80], cp2)

set.seed(1)
model3 <- nnet(t_color$data[-81:-120,1:2], t_color$classe[-81:-120,], size = 5, decay = 0.001, softmax = TRUE, maxit = 500)
pred3 <- predict(model3, t_color$data[81:120,1:2])
cp3 = classes_predict(pred3)
proba3 = proba_erreur_emp(t_color$classe[81:120], cp3)

set.seed(1)
model4 <- nnet(t_color$data[-121:-160,1:2], t_color$classe[-121:-160,], size = 5, decay = 0.001, softmax = TRUE, maxit = 500)
pred4 <- predict(model4, t_color$data[121:160,1:2])
cp4 = classes_predict(pred4)
proba4 = proba_erreur_emp(t_color$classe[121:160], cp4)

set.seed(1)
model5 <- nnet(t_color$data[-161:-200,1:2], t_color$classe[-161:-200,], size = 5, decay = 0.001, softmax = TRUE, maxit = 500)
pred5 <- predict(model5, t_color$data[161:200,1:2])
cp5 = classes_predict(pred5)
proba5 = proba_erreur_emp(t_color$classe[161:200], cp5)

probas_color = c(proba1, proba2, proba3, proba4, proba5)
pe = mean(probas_color)

png(file = "plots/tp3_probas_erreur_couleur.png")
plot(probas_color, xlab = "Modèle", ylab ="Probabilité d'erreur", main = "Probabilités d'erreur de chaque modèle pour la couleur")
dev.off()

# 2.
len <- 50

xp <- seq(min(t_color$data[,1]), max(t_color$data[,1]), length = len)
yp <- seq(min(t_color$data[,2]), max(t_color$data[,2]), length = len)

grille <- expand.grid(z1 = xp, z2 = yp)

Z1 <- predict(model1, grille)
Z2 <- predict(model2, grille)
Z3 <- predict(model3, grille)
Z4 <- predict(model4, grille)
Z5 <- predict(model5, grille)

plot(t_color$data, col = couleur4)
zp <- Z1[,1] - max(Z1[,2])
contour(xp, yp, matrix(zp, len), add = TRUE, levels = 0, drawlabels = FALSE)
zp <- Z1[,2] - max(Z1[,2])
contour(xp, yp, matrix(zp, len), add = TRUE, levels = 0, drawlabels = FALSE)

plot(t_color$data, col = couleur4)
zp <- Z2[,1] - max(Z2[,2])
contour(xp, yp, matrix(zp, len), add = TRUE, levels = 0, drawlabels = FALSE)
zp <- Z2[,2] - max(Z2[,2])
contour(xp, yp, matrix(zp, len), add = TRUE, levels = 0, drawlabels = FALSE)

plot(t_color$data, col = couleur4)
zp <- Z3[,1] - max(Z3[,2])
contour(xp, yp, matrix(zp, len), add = TRUE, levels = 0, drawlabels = FALSE)
zp <- Z3[,2] - max(Z3[,2])
contour(xp, yp, matrix(zp, len), add = TRUE, levels = 0, drawlabels = FALSE)

plot(t_color$data, col = couleur4)
zp <- Z4[,1] - max(Z4[,2])
contour(xp, yp, matrix(zp, len), add = TRUE, levels = 0, drawlabels = FALSE)
zp <- Z4[,2] - max(Z4[,2])
contour(xp, yp, matrix(zp, len), add = TRUE, levels = 0, drawlabels = FALSE)

plot(t_color$data, col = couleur4)
zp <- Z5[,1] - max(Z5[,2])
contour(xp, yp, matrix(zp, len), add = TRUE, levels = 0, drawlabels = FALSE)
zp <- Z5[,2] - max(Z5[,2])
contour(xp, yp, matrix(zp, len), add = TRUE, levels = 0, drawlabels = FALSE)
